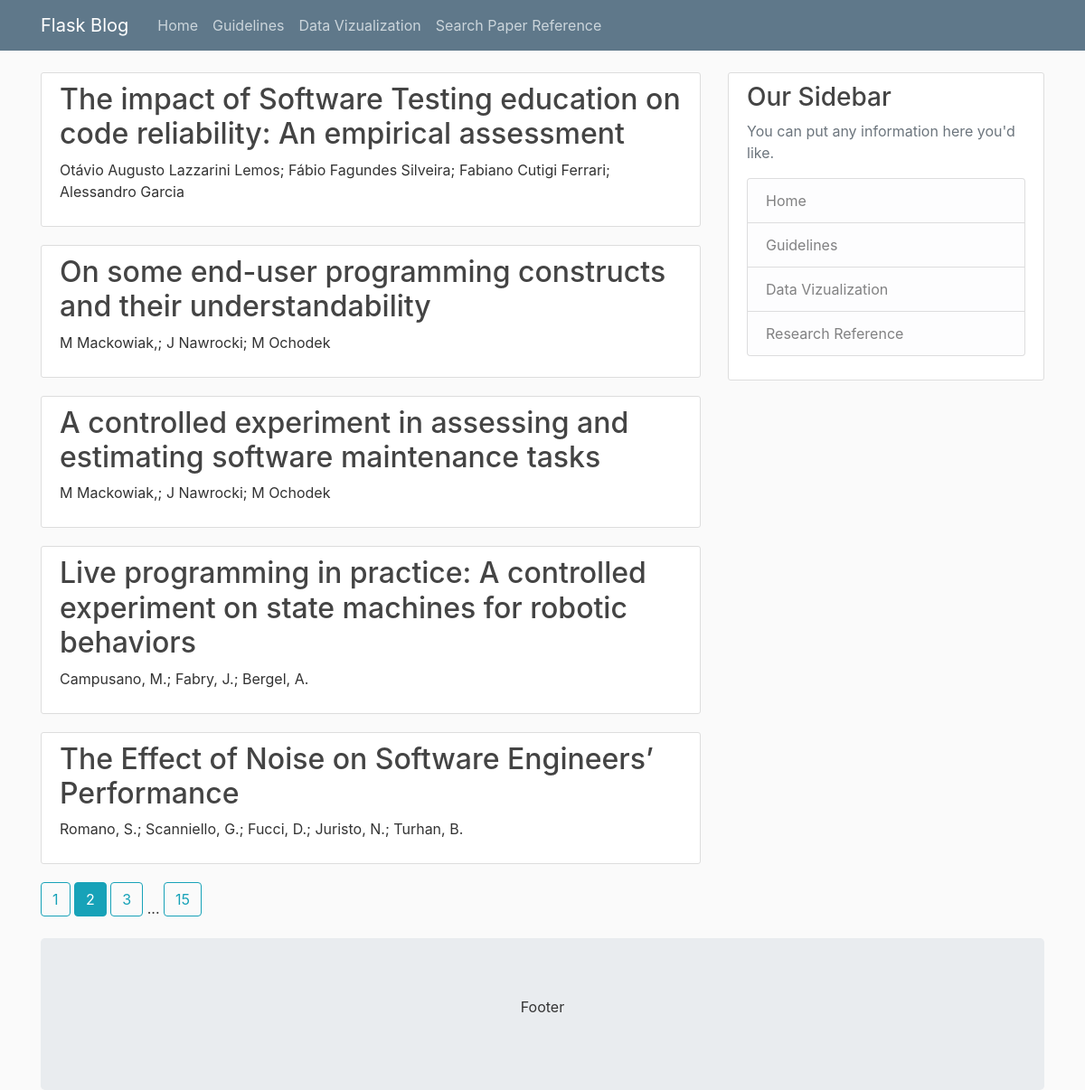
The page /search?page=2 on the database its author committed.
### flaskblog/models.py (models this page shows)
class Publication(db.Model):
    pub_id = db.Column(db.Integer, primary_key=True)
    title = db.Column(db.String(200), nullable=False)
    year = db.Column(db.Integer, nullable=False)
    venue = db.Column(db.String(20), nullable=False)
    authors = db.Column(db.String(200), nullable=False)
    experiments = db.relationship("Experiment", backref="exp_pub", lazy=True)

### flaskblog/finder/routes.py (the view)
@finder.route("/search")
def search():
    page = request.args.get('page', 1, type=int)
    pubs = Publication.query.order_by(
        Publication.year.desc()).paginate(page=page, per_page=5)
    return render_template('research.html', pubs=pubs)

### flaskblog/templates/research.html
{% extends "layout.html" %}
{% block content %}
    {% for post in pubs.items %}
        <article class="media content-section">
          <div class="media-body">
            <h2><a class="article-title" href="{{ url_for('finder.details', pub_id=post.pub_id) }}">{{ post.title }}</a></h2>
            <p class="article-content">{{ post.authors }}</p>
          </div>
        </article>
    {% endfor %}
    {% for page_num in pubs.iter_pages(left_edge=1, right_edge=1, left_current=1, right_current=2) %}
      {% if page_num %}
        {% if pubs.page == page_num %}
          <a class="btn btn-info mb-4" href="{{ url_for('finder.search', page=page_num) }}">{{ page_num }}</a>
        {% else %}
          <a class="btn btn-outline-info mb-4" href="{{ url_for('finder.search', page=page_num) }}">{{ page_num }}</a>
        {% endif %}
      {% else %}
        ...
      {% endif %}
    {% endfor %}
{% endblock content %}

### flaskblog/static/main.css (style rules this page uses)
body { background: #fafafa; color: #333333; margin-top: 5rem; }
h1, h2, h3, h4, h5, h6 { color: #444444; }
.content-section { background: #ffffff; padding: 10px 20px; border: 1px solid #dddddd; border-radius: 3px; margin-bottom: 20px; }
.article-title { color: #444444; }
.article-content { white-space: pre-line; }

### rows shown on the page
Publication: title "The impact of Software Testing education on code reliability: An empirical assessment", authors "Otávio Augusto Lazzarini Lemos; Fábio Fagundes Silveira; Fabiano Cutigi Ferrari; Alessandro Garcia"
Publication: title "On some end-user programming constructs and their understandability", authors "M Mackowiak,; J Nawrocki; M Ochodek"
Publication: title "A controlled experiment in assessing and estimating software maintenance tasks", authors "M Mackowiak,; J Nawrocki; M Ochodek"
Publication: title "Live programming in practice: A controlled experiment on state machines for robotic behaviors", authors "Campusano, M.; Fabry, J.; Bergel, A."
Publication: title "The Effect of Noise on Software Engineers’ Performance", authors "Romano, S.; Scanniello, G.; Fucci, D.; Juristo, N.; Turhan, B."

### other values the page prints
{{ page_num }} "1" "3" "15"
{{ page_num }} "2"
